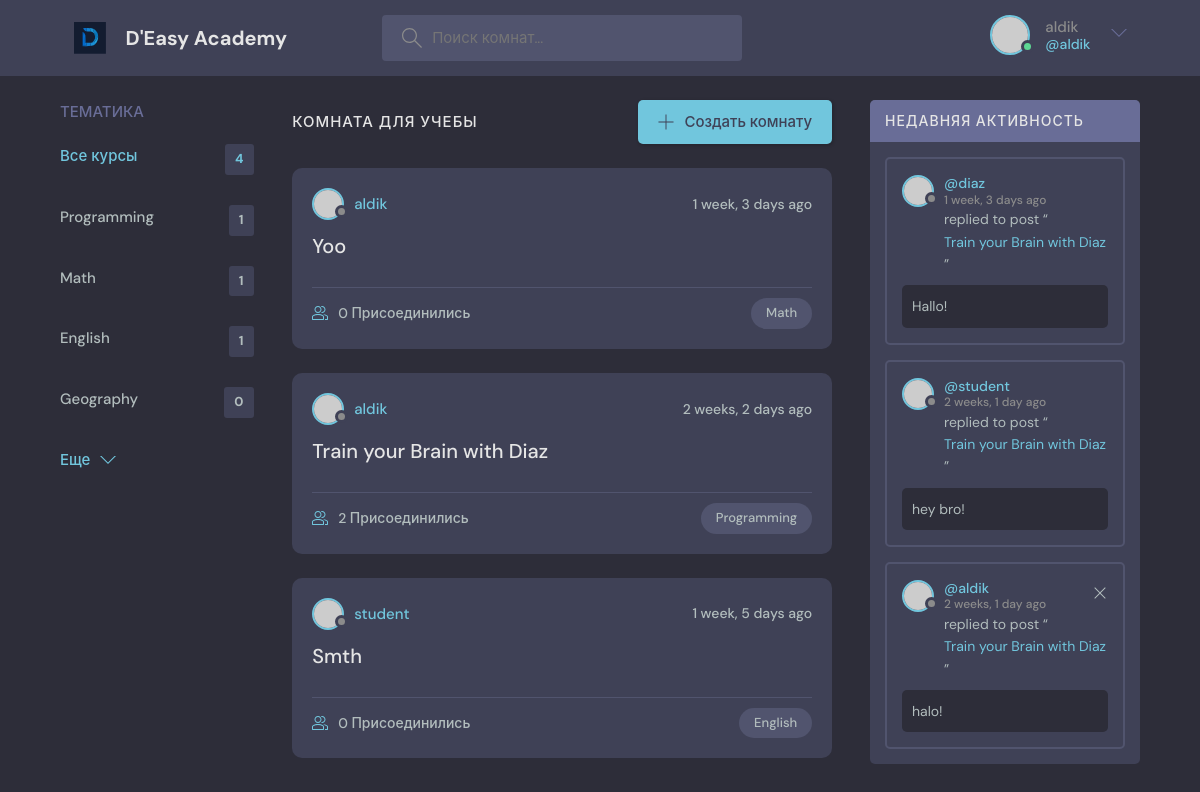
The app's page / (signed in) with its own data.
### base/models.py (models this page shows, shortened)
class Topic(models.Model):
    name = models.CharField(max_length=300)

class Room(models.Model):
    host = models.ForeignKey(User, on_delete=models.SET_NULL, null=True)
    topic = models.ForeignKey(Topic, on_delete=models.SET_NULL, null=True)
    name = models.CharField(max_length=255)
    description = models.TextField(null = True, blank=True)
    participants = models.ManyToManyField(User, related_name='participants', blank=True)
    updated = models.DateTimeField(auto_now=True)
    created = models.DateTimeField(auto_now_add=True)
    class Meta:
        ordering = ['-updated', '-created']
    def __str__(self):
        return self.name

class Message(models.Model):
    user = models.ForeignKey(User, on_delete=models.CASCADE)
    room = models.ForeignKey(Room, on_delete=models.CASCADE)
    body = models.TextField()
    updated = models.DateTimeField(auto_now=True)
    created = models.DateTimeField(auto_now_add=True)
    class Meta:
        ordering = ['-updated', '-created']

### base/views.py (the view)
# urls.py: path('', views.home, name="home"),
def home(request):
    q = request.GET.get('q') if request.GET.get('q') != None else ''
    rooms = Room.objects.filter(
        Q(topic__name__icontains = q) |
        Q(name__icontains = q) |
        Q(description__icontains = q)
    )
    topics = Topic.objects.all()
    room_count = rooms.count()
    room_messages = Message.objects.filter(Q(room__topic__name__icontains=q))
    context = {'rooms' : rooms, 'topics' : topics, 'room_count' : room_count, 'room_messages': room_messages}
    return render(request, 'base/home.html', context)

### base/templates/base/home.html (shortened to what this page needs)
{% extends 'main.html' %}
{% block content %}
    <main class="layout layout--3">
      <div class="container">
        {% include 'base/topics_component.html' %}
        <div class="roomList">
          <div class="roomList__header">
            <div>
              <h2>Комната для учебы</h2>
            </div>
            <a class="btn btn--main" href="create-room.html">
              <svg version="1.1" xmlns="http://www.w3.org/2000/svg" width="32" height="32" viewBox="0 0 32 32">
                <title>add</title>
                <path
                  d="M16.943 0.943h-1.885v14.115h-14.115v1.885h14.115v14.115h1.885v-14.115h14.115v-1.885h-14.115v-14.115z"
                ></path>
              </svg>
              Создать комнату
            </a>
          </div>
          {% include 'base/feed_component.html' %}
        </div>
        {% include 'base/activity_component.html' %}
      </div>
    </main>
{% endblock content %}

### templates/navbar.html (shortened to what this page needs)
{% load static %}
<header class="header header--loggedIn">
      <div class="container">
        <a href="{% url 'home' %}" class="header__logo">
          <img src="{% static 'images/logotype2.svg' %}" />
          <h1>D'Easy Academy</h1>
        </a>
        <form class="header__search" method="GET" action="{% url 'home' %}">
          <label>
            <input name= "q" placeholder="Поиск комнат..." />
          </label>
        </form>
        <nav class="header__menu">
          {% if request.user.is_authenticated %}
          <div class="header__user">
            <a href="profile.html">
              <div class="avatar avatar--medium active">
                <img src="https://randomuser.me/api/portraits/men/37.jpg" />
              </div>
              <p>{{request.user.username}} <span>@{{request.user.username}}</span></p>
            </a>
            <button class="dropdown-button">
              <svg version="1.1" xmlns="http://www.w3.org/2000/svg" width="32" height="32" viewBox="0 0 32 32">
                <title>chevron-down</title>
                <path d="M16 21l-13-13h-3l16 16 16-16h-3l-13 13z"></path>
              </svg>
            </button>
          </div>
          {% else %}
            <a href="{% url 'login' %}">
              <img src="{% static 'images/avatar.svg' %}" />
              <p>Login</p>
            </a>
          {% endif %}
        </nav>
      </div>
    </header>

### base/templates/base/topics_component.html
<div class="topics">
          <div class="topics__header">
            <h2>Тематика</h2>
          </div>
          <ul class="topics__list">
            <li>
              <a href="{% url 'home' %}" class="active">Все курсы <span>{{topics.count}}</span></a>
            </li>
                          {% for topic in topics %}
            <li>
              <a href="{% url 'home' %}?q={{topic.name}}">{{ topic.name }}<span>{{topic.room_set.all.count}}</span></a>
            </li>
            {% endfor %}
          </ul>
          <a class="btn btn--link" href="topics.html">
            Еще
            <svg version="1.1" xmlns="http://www.w3.org/2000/svg" width="32" height="32" viewBox="0 0 32 32">
              <title>chevron-down</title>
              <path d="M16 21l-13-13h-3l16 16 16-16h-3l-13 13z"></path>
            </svg>
          </a>
        </div>

### base/templates/base/feed_component.html (shortened to what this page needs)
{% for room in rooms %}
<div class="roomListRoom">
            <div class="roomListRoom__header">
              <a href="{% url 'user-profile' room.host.id %}" class="roomListRoom__author">
                <div class="avatar avatar--small">
                  <img src="https://randomuser.me/api/portraits/women/11.jpg" />
                </div>
                <span>{{room.host.username}}</span>
              </a>
              <div class="roomListRoom__actions">
                <span>{{room.created|timesince}} ago</span>
              </div>
            </div>
            <div class="roomListRoom__content">
              <a href="{% url 'room' room.id %}">{{ room.name }}</a>
            </div>
            <div class="roomListRoom__meta">
              <a href="{% url 'room' room.id %}" class="roomListRoom__joined">
                  {{room.participants.all.count}} Присоединились
              </a>
              <p class="roomListRoom__topic">{{room.topic.name}}</p>
            </div>
          </div>
{% endfor %}

### base/templates/base/activity_component.html
                   <div class="activities">
          <div class="activities__header">
            <h2>Недавняя активность</h2>
          </div>
                       {% for message in room_messages %}
          <div class="activities__box">
            <div class="activities__boxHeader roomListRoom__header">
              <a href="{% url 'user-profile' message.user.id%}" class="roomListRoom__author">
                <div class="avatar avatar--small">
                  <img src="https://randomuser.me/api/portraits/women/11.jpg" />
                </div>
                <p>
                  @{{message.user}}
                  <span>{{message.created|timesince}} ago</span>
                </p>
              </a>
                {% if request.user == message.user %}
              <div class="roomListRoom__actions">
                <a href="{% url 'delete-message' message.id %}">
                  <svg version="1.1" xmlns="http://www.w3.org/2000/svg" width="32" height="32" viewBox="0 0 32 32">
                    <title>remove</title>
                    <path
                      d="M27.314 6.019l-1.333-1.333-9.98 9.981-9.981-9.981-1.333 1.333 9.981 9.981-9.981 9.98 1.333 1.333 9.981-9.98 9.98 9.98 1.333-1.333-9.98-9.98 9.98-9.981z"
                    ></path>
                  </svg>
                </a>
              </div>
                {% endif %}
            </div>
            <div class="activities__boxContent">
              <p>replied to post “<a href="{% url 'room' message.room.id %}">{{message.room}}</a>”</p>
              <div class="activities__boxRoomContent">
                {{ message.body }}
              </div>
            </div>
          </div>
                       {% endfor %}
        </div>

### records on screen
Topic: name "Programming", room_set.all.count "1"
Topic: name "Math", room_set.all.count "1"
Topic: name "English", room_set.all.count "1"
Topic: name "Geography", room_set.all.count "0"
Room: host.username "aldik", created "1 week, 3 days", name "Yoo", participants.all.count "0", topic.name "Math"
Room: host.username "aldik", created "2 weeks, 2 days", name "Train your Brain with Diaz", participants.all.count "2", topic.name "Programming"
Room: host.username "student", created "1 week, 5 days", name "Smth", participants.all.count "0", topic.name "English"
Message: user "diaz", created "1 week, 3 days", room "Train your Brain with Diaz", body "Hallo!"
Message: user "student", created "2 weeks, 1 day", room "Train your Brain with Diaz", body "hey bro!"
Message: user "aldik", created "2 weeks, 1 day", room "Train your Brain with Diaz", body "halo!"

### other values on screen
{{ request.user.username }} "aldik"
{{ topics.count }} "4"
